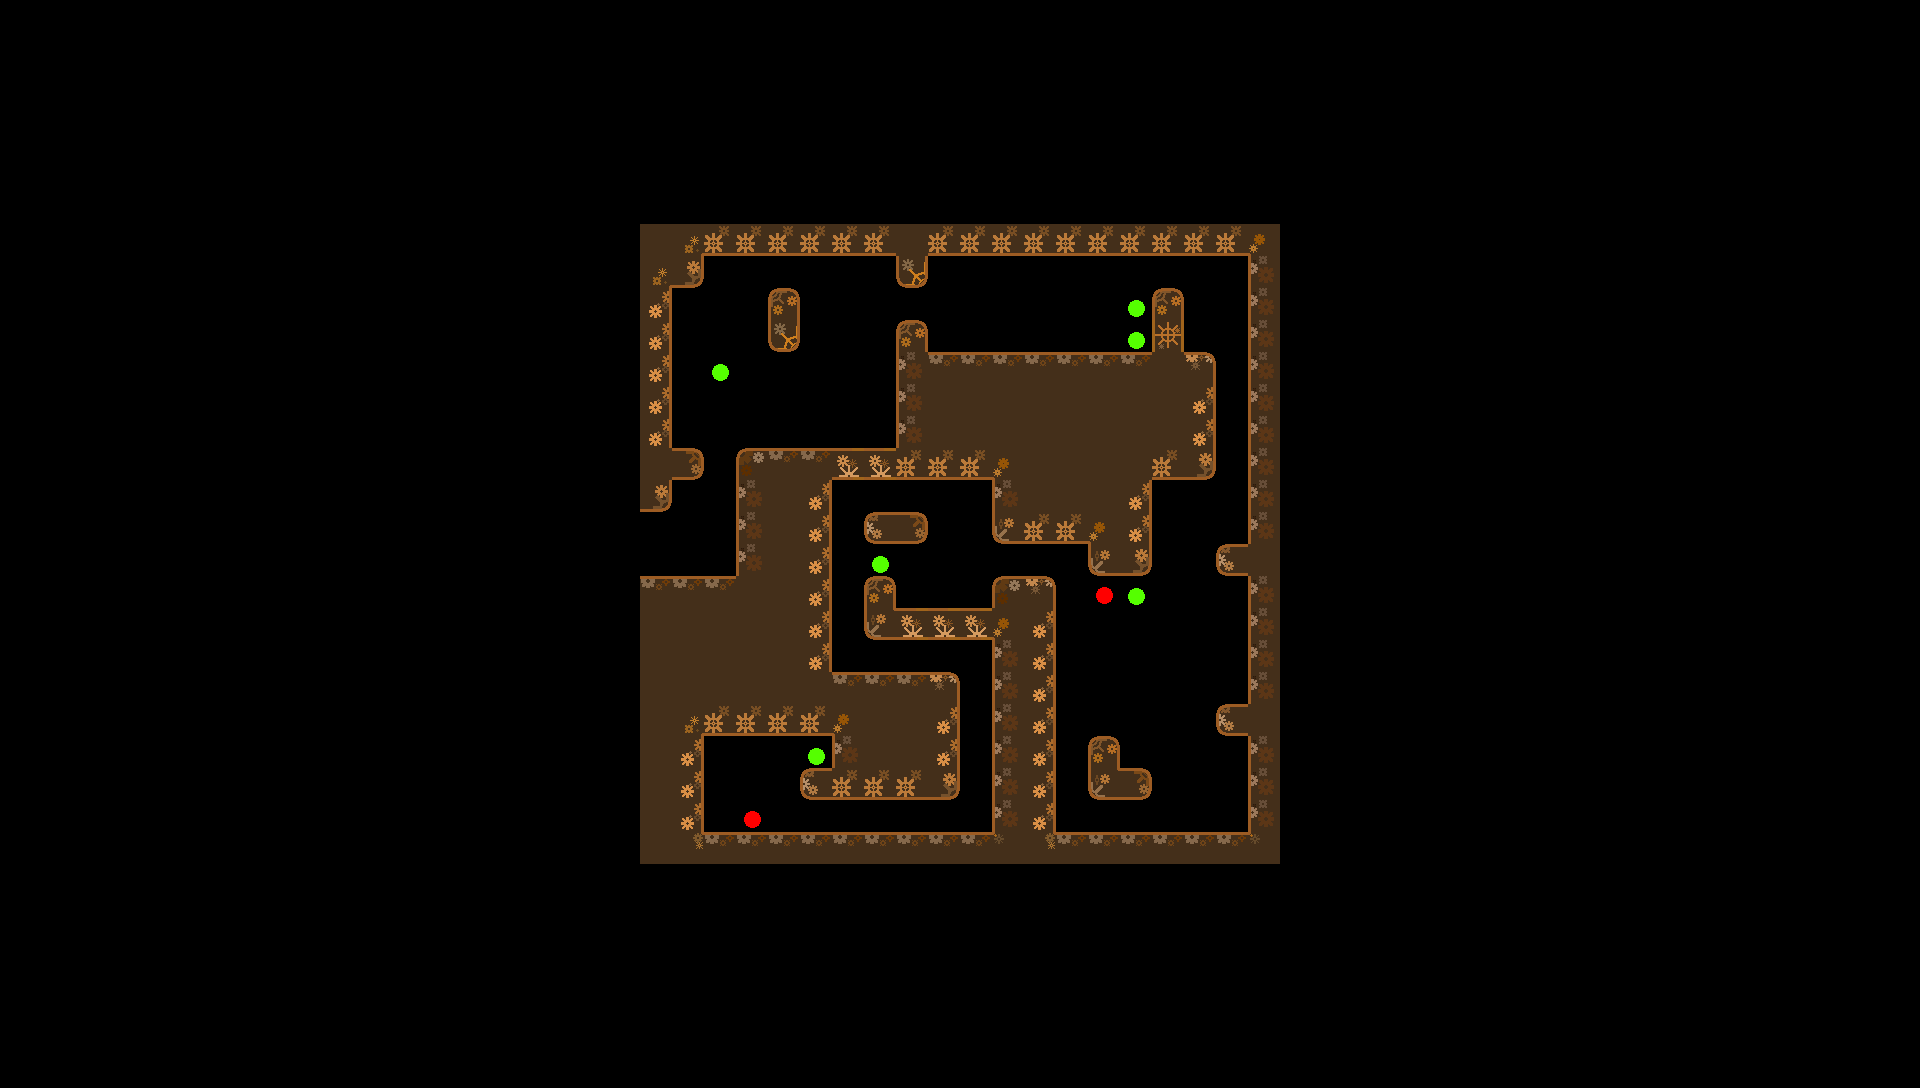

Rendered tile map (Tiled .tmx) drawn with the repository's tilesets; below, a short description and the full map source, tile grids included:
An orthogonal 60x34 tile map with 32x32 px tiles, 1 tile layer (Tile Layer 1).

<map version="1.10" tiledversion="1.10.2" orientation="orthogonal" renderorder="right-down" width="60" height="34" tilewidth="32" tileheight="32" infinite="0" nextlayerid="2" nextobjectid="1">
 <tileset firstgid="1" name="edited tileset" tilewidth="32" tileheight="32" tilecount="27" columns="9">
  <image source="Assets/tile set.png" width="288" height="96" />
 </tileset>
 <layer id="1" name="Tile Layer 1" width="60" height="34">
  <data encoding="csv">
0,0,0,0,0,0,0,0,0,0,0,0,0,0,0,0,0,0,0,0,0,0,0,0,0,0,0,0,0,0,0,0,0,0,0,0,0,0,0,0,0,0,0,0,0,0,0,0,0,0,0,0,0,0,0,0,0,0,0,0,
0,0,0,0,0,0,0,0,0,0,0,0,0,0,0,0,0,0,0,0,0,0,0,0,0,0,0,0,0,0,0,0,0,0,0,0,0,0,0,0,0,0,0,0,0,0,0,0,0,0,0,0,0,0,0,0,0,0,0,0,
0,0,0,0,0,0,0,0,0,0,0,0,0,0,0,0,0,0,0,0,0,0,0,0,0,0,0,0,0,0,0,0,0,0,0,0,0,0,0,0,0,0,0,0,0,0,0,0,0,0,0,0,0,0,0,0,0,0,0,0,
0,0,0,0,0,0,0,0,0,0,0,0,0,0,0,0,0,0,0,0,0,0,0,0,0,0,0,0,0,0,0,0,0,0,0,0,0,0,0,0,0,0,0,0,0,0,0,0,0,0,0,0,0,0,0,0,0,0,0,0,
0,0,0,0,0,0,0,0,0,0,0,0,0,0,0,0,0,0,0,0,0,0,0,0,0,0,0,0,0,0,0,0,0,0,0,0,0,0,0,0,0,0,0,0,0,0,0,0,0,0,0,0,0,0,0,0,0,0,0,0,
0,0,0,0,0,0,0,0,0,0,0,0,0,0,0,0,0,0,0,0,0,0,0,0,0,0,0,0,0,0,0,0,0,0,0,0,0,0,0,0,0,0,0,0,0,0,0,0,0,0,0,0,0,0,0,0,0,0,0,0,
0,0,0,0,0,0,0,0,0,0,0,0,0,0,0,0,0,0,0,0,0,0,0,0,0,0,0,0,0,0,0,0,0,0,0,0,0,0,0,0,0,0,0,0,0,0,0,0,0,0,0,0,0,0,0,0,0,0,0,0,
0,0,0,0,0,0,0,0,0,0,0,0,0,0,0,0,0,0,0,0,11,16,20,20,20,20,20,20,11,20,20,20,20,20,20,20,20,20,20,17,0,0,0,0,0,0,0,0,0,0,0,0,0,0,0,0,0,0,0,0,
0,0,0,0,0,0,0,0,0,0,0,0,0,0,0,0,0,0,0,0,16,21,0,0,0,0,0,0,24,0,0,0,0,0,0,0,0,0,0,10,0,0,0,0,0,0,0,0,0,0,0,0,0,0,0,0,0,0,0,0,
0,0,0,0,0,0,0,0,0,0,0,0,0,0,0,0,0,0,0,0,12,0,0,0,15,0,0,0,0,0,0,0,0,0,0,9,15,0,0,10,0,0,0,0,0,0,0,0,0,0,0,0,0,0,0,0,0,0,0,0,
0,0,0,0,0,0,0,0,0,0,0,0,0,0,0,0,0,0,0,0,12,0,0,0,24,0,0,0,15,0,0,0,0,0,0,9,8,0,0,10,0,0,0,0,0,0,0,0,0,0,0,0,0,0,0,0,0,0,0,0,
0,0,0,0,0,0,0,0,0,0,0,0,0,0,0,0,0,0,0,0,12,0,9,0,0,0,0,0,10,2,2,2,2,2,2,2,11,3,0,10,0,0,0,0,0,0,0,0,0,0,0,0,0,0,0,0,0,0,0,0,
0,0,0,0,0,0,0,0,0,0,0,0,0,0,0,0,0,0,0,0,12,0,0,0,0,0,0,0,10,11,11,11,11,11,11,11,11,12,0,10,0,0,0,0,0,0,0,0,0,0,0,0,0,0,0,0,0,0,0,0,
0,0,0,0,0,0,0,0,0,0,0,0,0,0,0,0,0,0,0,0,12,0,0,0,0,0,0,0,10,11,11,11,11,11,11,11,11,12,0,10,0,0,0,0,0,0,0,0,0,0,0,0,0,0,0,0,0,0,0,0,
0,0,0,0,0,0,0,0,0,0,0,0,0,0,0,0,0,0,0,0,11,5,0,1,2,2,7,7,20,20,20,17,11,11,11,11,20,21,0,10,0,0,0,0,0,0,0,0,0,0,0,0,0,0,0,0,0,0,0,0,
0,0,0,0,0,0,0,0,0,0,0,0,0,0,0,0,0,0,0,0,21,0,0,10,11,12,0,0,0,0,0,10,11,11,11,12,0,0,0,10,0,0,0,0,0,0,0,0,0,0,0,0,0,0,0,0,0,0,0,0,
0,0,0,0,0,0,0,0,0,0,0,0,0,0,0,0,0,0,0,0,0,0,0,10,11,12,0,4,5,0,0,19,20,20,17,12,0,0,0,10,0,0,0,0,0,0,0,0,0,0,0,0,0,0,0,0,0,0,0,0,
0,0,0,0,0,0,0,0,0,0,0,0,0,0,0,0,0,0,0,0,0,0,0,10,11,12,0,9,0,0,0,0,0,0,19,21,0,0,4,11,0,0,0,0,0,0,0,0,0,0,0,0,0,0,0,0,0,0,0,0,
0,0,0,0,0,0,0,0,0,0,0,0,0,0,0,0,0,0,0,0,2,2,2,11,11,12,0,15,0,0,0,1,3,0,18,9,0,0,0,10,0,0,0,0,0,0,0,0,0,0,0,0,0,0,0,0,0,0,0,0,
0,0,0,0,0,0,0,0,0,0,0,0,0,0,0,0,0,0,0,0,11,11,11,11,11,12,0,22,7,7,7,17,12,0,0,0,0,0,0,10,0,0,0,0,0,0,0,0,0,0,0,0,0,0,0,0,0,0,0,0,
0,0,0,0,0,0,0,0,0,0,0,0,0,0,0,0,0,0,0,0,11,11,11,11,11,12,0,0,0,0,0,10,12,0,0,0,0,0,0,10,0,0,0,0,0,0,0,0,0,0,0,0,0,0,0,0,0,0,0,0,
0,0,0,0,0,0,0,0,0,0,0,0,0,0,0,0,0,0,0,0,11,11,11,11,11,11,2,2,2,3,0,10,12,0,0,0,0,0,0,10,0,0,0,0,0,0,0,0,0,0,0,0,0,0,0,0,0,0,0,0,
0,0,0,0,0,0,0,0,0,0,0,0,0,0,0,0,0,0,0,0,11,16,20,20,20,20,17,11,11,12,0,10,12,0,0,0,0,0,4,11,0,0,0,0,0,0,0,0,0,0,0,0,0,0,0,0,0,0,0,0,
0,0,0,0,0,0,0,0,0,0,0,0,0,0,0,0,0,0,0,0,11,12,0,0,0,9,10,11,11,12,0,10,12,0,15,0,0,0,0,10,0,0,0,0,0,0,0,0,0,0,0,0,0,0,0,0,0,0,0,0,
0,0,0,0,0,0,0,0,0,0,0,0,0,0,0,0,0,0,0,0,11,12,0,0,0,4,20,20,20,21,0,10,12,0,22,5,0,0,0,10,0,0,0,0,0,0,0,0,0,0,0,0,0,0,0,0,0,0,0,0,
0,0,0,0,0,0,0,0,0,0,0,0,0,0,0,0,0,0,0,0,11,12,27,18,0,0,0,0,0,0,0,10,12,0,0,0,0,0,0,10,0,0,0,0,0,0,0,0,0,0,0,0,0,0,0,0,0,0,0,0,
0,0,0,0,0,0,0,0,0,0,0,0,0,0,0,0,0,0,0,0,11,25,2,2,2,2,2,2,2,2,2,26,25,2,2,2,2,2,2,26,0,0,0,0,0,0,0,0,0,0,0,0,0,0,0,0,0,0,0,0,
0,0,0,0,0,0,0,0,0,0,0,0,0,0,0,0,0,0,0,0,0,0,0,0,0,0,0,0,0,0,0,0,0,0,0,0,0,0,0,0,0,0,0,0,0,0,0,0,0,0,0,0,0,0,0,0,0,0,0,0,
0,0,0,0,0,0,0,0,0,0,0,0,0,0,0,0,0,0,0,0,0,0,0,0,0,0,0,0,0,0,0,0,0,0,0,0,0,0,0,0,0,0,0,0,0,0,0,0,0,0,0,0,0,0,0,0,0,0,0,0,
0,0,0,0,0,0,0,0,0,0,0,0,0,0,0,0,0,0,0,0,0,0,0,0,0,0,0,0,0,0,0,0,0,0,0,0,0,0,0,0,0,0,0,0,0,0,0,0,0,0,0,0,0,0,0,0,0,0,0,0,
0,0,0,0,0,0,0,0,0,0,0,0,0,0,0,0,0,0,0,0,0,0,0,0,0,0,0,0,0,0,0,0,0,0,0,0,0,0,0,0,0,0,0,0,0,0,0,0,0,0,0,0,0,0,0,0,0,0,0,0,
0,0,0,0,0,0,0,0,0,0,0,0,0,0,0,0,0,0,0,0,0,0,0,0,0,0,0,0,0,0,0,0,0,0,0,0,0,0,0,0,0,0,0,0,0,0,0,0,0,0,0,0,0,0,0,0,0,0,0,0,
0,0,0,0,0,0,0,0,0,0,0,0,0,0,0,0,0,0,0,0,0,0,0,0,0,0,0,0,0,0,0,0,0,0,0,0,0,0,0,0,0,0,0,0,0,0,0,0,0,0,0,0,0,0,0,0,0,0,0,0,
0,0,0,0,0,0,0,0,0,0,0,0,0,0,0,0,0,0,0,0,0,0,0,0,0,0,0,0,0,0,0,0,0,0,0,0,0,0,0,0,0,0,0,0,0,0,0,0,0,0,0,0,0,0,0,0,0,0,0,0
</data>
 </layer>
</map>
